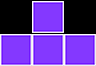

Rendered tile map (Tiled .tmx) drawn with the repository's tilesets; below, a short description and the map source with its tile grids summarised:
An orthogonal 3x2 tile map with 32x33 px tiles, 1 tile layer (Tile Layer 1).

<map version="1.0" tiledversion="1.1.5" orientation="orthogonal" renderorder="right-down" width="3" height="2" tilewidth="32" tileheight="33" infinite="0" nextobjectid="1">
 <tileset firstgid="1" source="Tileset_small.tsx" />
 <layer name="Tile Layer 1" width="3" height="2">
  <data>[6 cells, 4 non-empty, 1 distinct tile ids]</data>
 </layer>
</map>